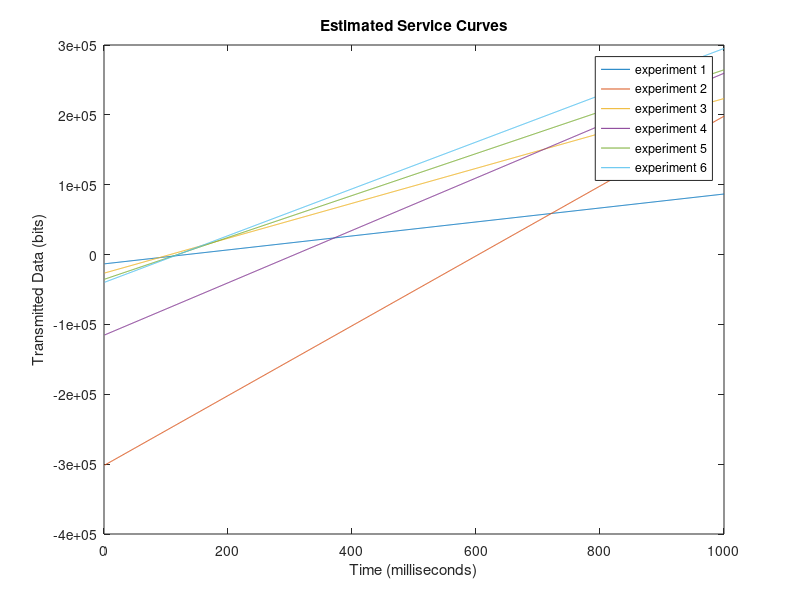

This chart was generated by the following MATLAB code:
figure(1);
x = 1:1:1000;

k = 1000

y1 = 0.1*x*k - 13320;
y2 = 0.5*x*k - 301920;
y3 = 0.25*x*k - 26640;

y4 = 0.375*x*k - 115440;
y5 = 0.3*x*k - 35520;
y6 = 0.335*x*k - 39960;


plot(x,y1, x,y2, x, y3, x,y4, x,y5, x,y6);


title('Estimated Service Curves');
xlabel('Time (milliseconds)');
ylabel('Transmitted Data (bits)');
legend('experiment 1', 'experiment 2', 'experiment 3','experiment 4','experiment 5','experiment 6');

